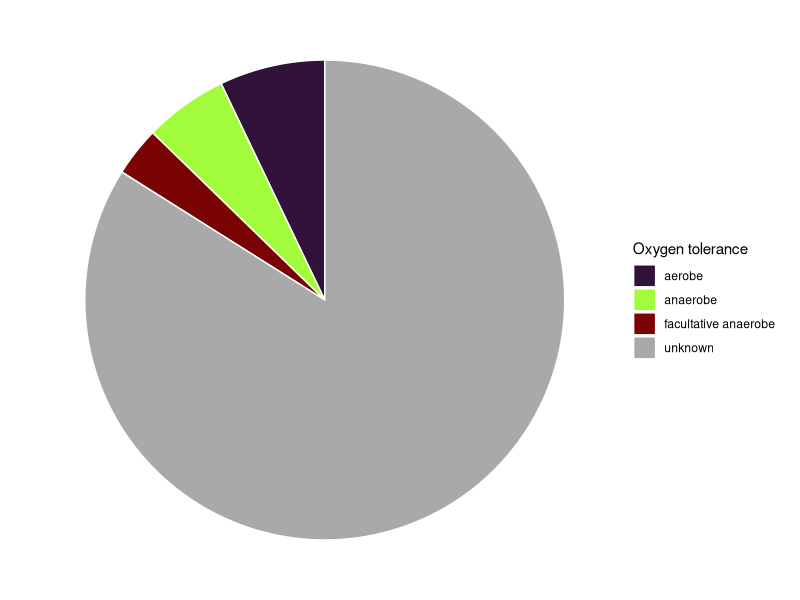
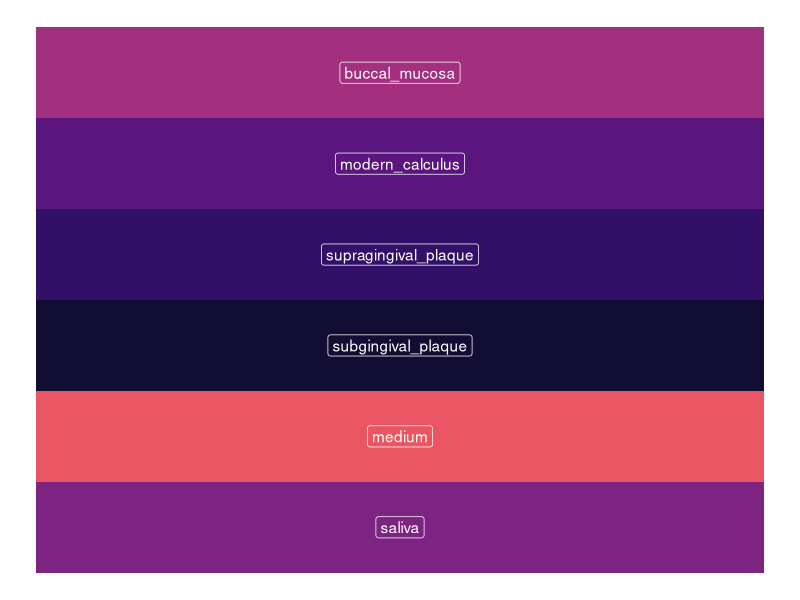
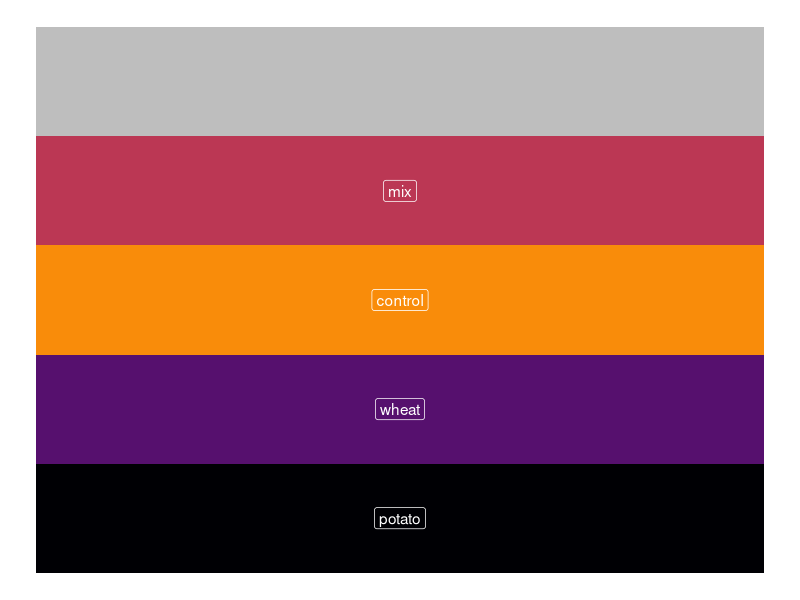
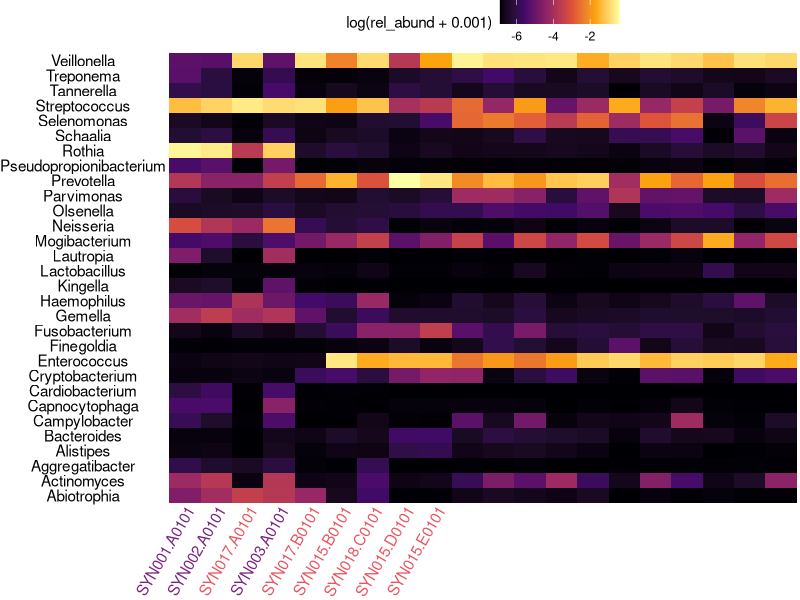
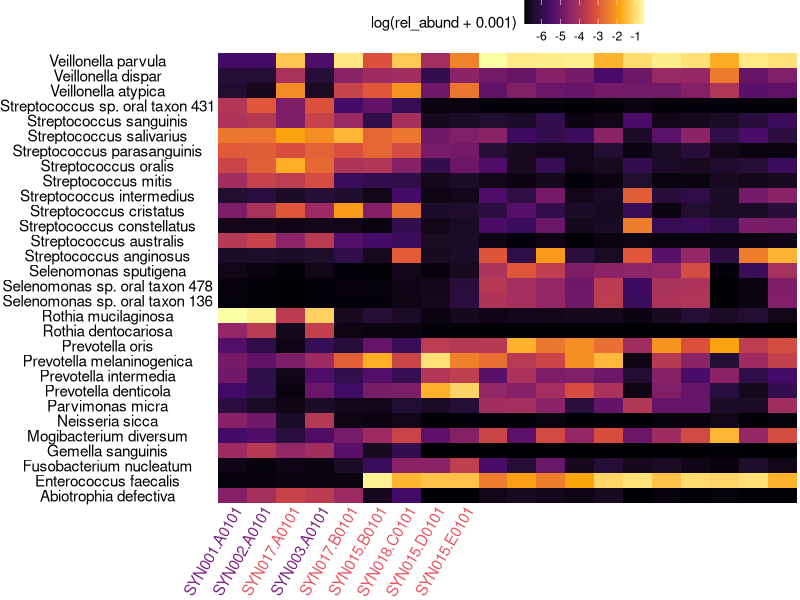
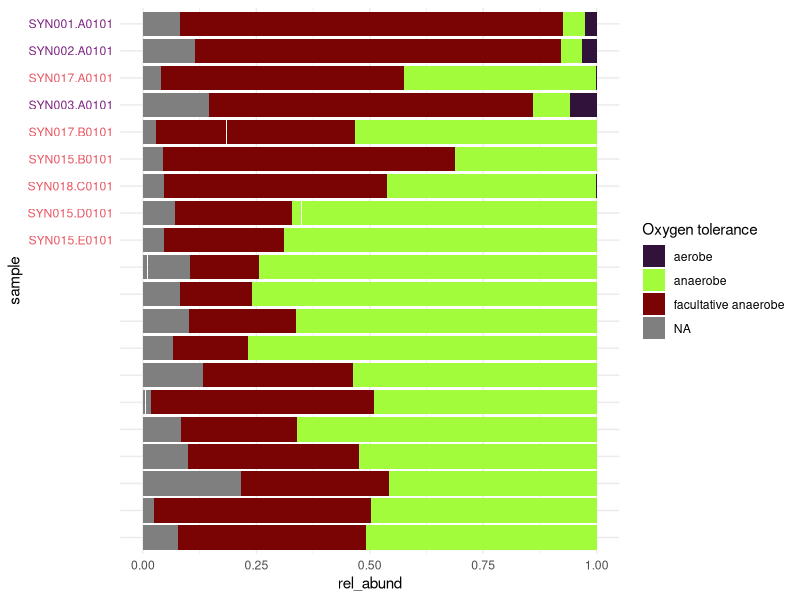
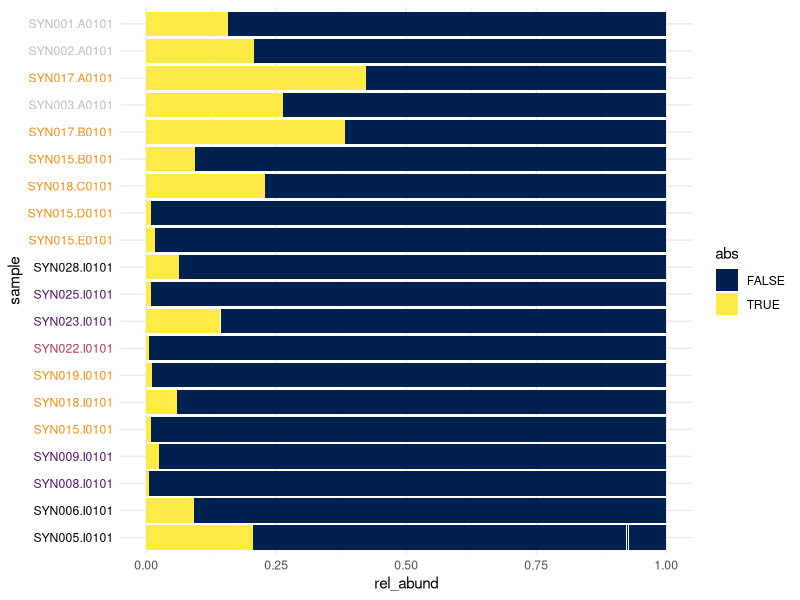
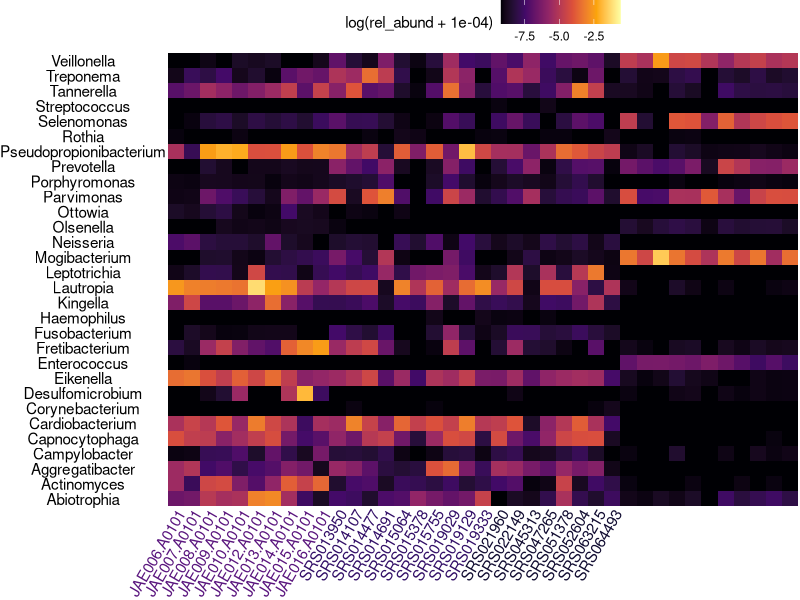

Write the R code that produced these figures, in order. (Note: this script raises an error after producing the figures.)
## ---- chunk 1
library(tidyverse)
library(here)
metadata <- readr::read_tsv(here("01-documentation/metadata.tsv"))
analysis_metadata <- readr::read_tsv(here("01-documentation/analysis-metadata.tsv"))
experiment_metadata <- readr::read_tsv(here("01-documentation/experiment-metadata.tsv")) %>%
  filter(`#SampleID` %in% analysis_metadata$`#SampleID`)
bac_properties <- readr::read_tsv(here("01-documentation/species-properties.tsv"))
otu_table_decontam <- readr::read_tsv(here("05-results/post-decontam_taxatable.tsv")) 

clr_compar_long <- readr::read_tsv(here("05-results/clr-compar.tsv")) %>%
  pivot_longer(-sample, values_to = "clr_count", names_to = "species")

clr_byoc_long <- readr::read_tsv(here("05-results/clr-byoc.tsv")) %>%
  pivot_longer(-sample, values_to = "clr_count", names_to = "species")

# object to order plots by sampling day
day_order <- experiment_metadata %>%
  #filter(`#SampleID` %in% analysis_metadata$`#SampleID`) %>%
  #filter(str_detect(`#SampleID`, "SYN")) %>% # only include samples from this study
  arrange(desc(day)) %>% # order by sampling day (ascending)
  .$`#SampleID` # isolate sample names

# my_pallette2 <- c(viridisLite::magma(n = length(top_genus_names)), "grey") 
# names(my_pallette2) <- levels(top_abundance_genus$top_genus)
# my_scale2 <- scale_fill_manual(name = "top_genus", values = my_pallette2)

treatment_colours <- viridisLite::inferno(n = length(unique(experiment_metadata$treatment))) # define pallette and number of colours
env_colours <- viridisLite::magma(n = length(unique(analysis_metadata$Env))) # define pallette and number of colours

experiment_colours <- experiment_metadata %>%
  arrange(desc(day)) %>% 
  mutate(treat_col = case_when(
           treatment == "potato" ~ treatment_colours[1],
           treatment == "wheat" ~ treatment_colours[2],
           treatment == "mix" ~ treatment_colours[3],
           treatment == "control" ~ treatment_colours[4],
           is.na(treatment) ~ "grey"),
         env_col = case_when(
           Env == "saliva" ~ env_colours[5],
           Env == "byoc_calculus" ~ env_colours[1],
           Env == "medium" ~ env_colours[8]
         ))
analysis_colours <- analysis_metadata %>%
  mutate(env_col = case_when(
    Env == "saliva" ~ env_colours[5],
    Env == "byoc_calculus" ~ env_colours[1],
    Env == "medium" ~ env_colours[8],
    Env == "buccal_mucosa" ~ env_colours[6],
    Env == "subgingival_plaque" ~ env_colours[2],
    Env == "supragingival_plaque" ~ env_colours[3],
    Env == "modern_calculus" ~ env_colours[4],
    Env == "vitro_biofilm" ~ env_colours[7]
         ))
## ---- chunk 2
# convert decontaminated taxatable to long format
otu_table_long <- otu_table_decontam %>%
  pivot_longer(
    cols = where(is.numeric),
    names_to = "sample",
    values_to = "count"
    ) %>%
  rename(species = `#OTU ID`) %>%
  mutate(genus = str_extract(species, "\\w+"))
## ---- chunk 3
species_abund_long <- otu_table_long %>%
  group_by(sample) %>%
  mutate(rel_abund = count / sum(count))

genus_abund_long <- species_abund_long %>%
  group_by(sample, genus) %>%
  summarise(
    count = sum(count),
    rel_abund = sum(rel_abund)
    )

# top 20 common genera in experiment
top_genus <- genus_abund_long %>%
  filter(str_detect(sample, "SYN")) %>% 
  ungroup() %>%
  arrange(desc(rel_abund)) %>%
  distinct(genus) %>%
  slice_head(n = 30) %>%
  left_join(genus_abund_long, by = "genus")

# top 20 species in experiment
top_species <- species_abund_long %>%
  filter(str_detect(sample, "SYN")) %>% 
  ungroup() %>%
  arrange(desc(rel_abund)) %>%
  distinct(species) %>%
  slice_head(n = 30) %>%
  left_join(species_abund_long, by = "species")
## ---- chunk 4
species_properties <- bac_properties %>%
  right_join(species_abund_long, by = "species") %>%
  mutate(abs = if_else(is.na(abs), FALSE, abs))
## ---- chunk 5
species_properties %>%
  distinct(species, .keep_all = T) %>% 
  count(`Oxygen tolerance`) %>%
  mutate(`Oxygen tolerance` = replace_na(`Oxygen tolerance`, "unknown")) %>%
  ggplot(aes(x = "", y = n, fill = `Oxygen tolerance`)) +
    geom_col(colour = "white") + 
    coord_polar(theta = "y") +
    theme_void() +
    scale_fill_manual(
      values = c(viridisLite::turbo(n = length(levels(as.factor(species_properties$`Oxygen tolerance`)))), "darkgrey"))
## ---- chunk 6
col_seq <- 1:length(levels(as.factor(analysis_colours$env_col)))
env_col <- na.omit(unique(analysis_colours$env_col))
env_label <- filter(
  analysis_colours,
  Env == "saliva" |
  Env == "byoc_calculus" |
  Env == "medium" |
  Env == "buccal_mucosa" |
  Env == "subgingival_plaque" |
  Env == "supragingival_plaque" |
  Env == "modern_calculus" |
    Env == "vitro_biofilm"
  ) %>%
  .$Env %>%
  unique()
qplot(y= col_seq, x = 1, fill=factor(col_seq), geom="tile") +
  scale_fill_manual(values = env_col) +
  geom_label(aes(label = env_label), col = "white") +
  theme_void() +
  theme(legend.position="none")
## ---- chunk 7
col_seq <- 1:length(levels(as.factor(experiment_colours$treat_col)))
qplot(y= col_seq, x = 1, fill=factor(col_seq), geom="tile") +
  scale_fill_manual(values = na.omit(unique(experiment_colours$treat_col))) +
  geom_label(aes(label = unique(experiment_colours$treatment)), col = "white") +
  theme_void() +
  theme(legend.position="none")
## ---- chunk 8
#genus_abund_long
top_genus %>% 
  filter(sample %in% experiment_metadata$`#SampleID`) %>%
  ggplot(aes(x = sample, y = genus, fill = log(rel_abund + 0.001))) +
    geom_tile() +
    theme_void() +
    scale_x_discrete(limits = rev(day_order)) + # reverse day_order vector
    #my_scale2 +
    theme(
      legend.position = "top",
      axis.text = element_text(),
      axis.text.x = element_text(
        angle = 60,
        hjust = 1,
        vjust = 1,
        colour = rev(experiment_colours$env_col)
        )
      ) +
    scale_fill_viridis_c(option = "B")
## ---- chunk 9
top_species %>% 
  filter(sample %in% experiment_metadata$`#SampleID`) %>%
  ggplot(aes(x = sample, y = species, fill = log(rel_abund + 0.001))) +
    geom_tile() +
    theme_void() +
    scale_x_discrete(limits = rev(day_order)) + # reverse day_order vector
    #my_scale2 +
    theme(
      legend.position = "top",
      axis.text = element_text(),
      axis.text.x = element_text(
        angle = 60,
        hjust = 1,
        vjust = 1,
        colour = rev(experiment_colours$env_col)
        )
      ) +
    scale_fill_viridis_c(option = "B")
## ---- chunk 10
no_match <- unique(filter(species_properties, is.na(`Oxygen tolerance`))$species) # which species had no match?
## ---- chunk 11
species_properties %>% 
  filter(sample %in% experiment_metadata$`#SampleID`) %>% 
  ggplot(aes(y = sample, x = rel_abund, fill = `Oxygen tolerance`)) +
    geom_col() +
    theme_minimal() +
    #theme(axis.text.x = element_text(angle = 90)) +
    scale_y_discrete(limits = day_order) +
    scale_fill_manual(
      values = viridisLite::turbo(n = length(levels(as.factor(species_properties$`Oxygen tolerance`))))) +
  theme(
    axis.text.y = element_text(colour = experiment_colours$env_col)
  )
## ---- chunk 12
species_properties %>% 
  filter(str_detect(sample, "SYN")) %>%#,
         #str_detect(sample, "SYN00[1-3]", negate = T)) %>% 
  ggplot(aes(y = sample, x = rel_abund, fill = abs)) +
    geom_col() +
    theme_minimal() +
    #theme(axis.text.x = element_text(angle = 90)) +
    scale_y_discrete(limits = day_order) +
    scale_fill_viridis_d(option = "E") +
    theme(
      axis.text.y = element_text(
        colour = experiment_colours %>%
          arrange(desc(day)) %>%
          .$treat_col))
## ---- chunk 13
experiment_metadata %>%
  dplyr::select(`#SampleID`, treatment)
## ---- chunk 14
genus_abund_long %>%
  filter(sample %in% filter(analysis_metadata, str_detect(Env, "calculus|plaque"))$`#SampleID`) %>% 
  ungroup() %>%
  arrange(desc(rel_abund)) %>%
  distinct(genus) %>%
  slice_head(n = 30) %>% # top 30 species across all samples
  left_join(species_abund_long, by = "genus") %>% # recombine with samples
  filter(sample %in% filter(analysis_metadata, str_detect(Env, "calculus|plaque"))$`#SampleID`) %>% #need to filter out samples again
  ggplot(aes(x = sample, y = genus, fill = log(rel_abund + 0.0001))) +
    geom_tile() +
    theme_void() +
    #my_scale2 +
    theme(
      legend.position = "top",
      axis.text = element_text(),
      axis.text.x = element_text(
        angle = 60,
        hjust = 1,
        vjust = 1,
        colour = filter(
            analysis_colours, str_detect(Env, "calculus|plaque")
            )$env_col %>%
          rev()
        )
      ) +
    scale_fill_viridis_c(option = "B")
## ---- chunk 15
# centered log-ratio transformed counts
clr_compar_long %>%
  filter(species %in% pca_loadings$species[1:50]) %>%
  ggplot(aes(x = sample, y = species, fill = clr_count)) +
    geom_tile() +
    scale_fill_viridis_c() +
    theme(
      axis.title.x = element_blank(),
      axis.text.x = element_text(
        angle = 90, size = 6, colour = analysis_colours %>%
          #filter(str_detect(Env, "calculus|plaque")) %>%
          arrange(Env) %>%
          .$env_col %>%
          na.omit() %>%
          rev()
      )
      )

# relative abundance
species_abund_long %>%
  filter(sample %in% filter(analysis_metadata, str_detect(Env, "calculus|plaque"))$`#SampleID`) %>% 
  ungroup() %>%
  arrange(desc(rel_abund)) %>%
  distinct(species) %>%
  slice_head(n = 30) %>% # top 30 species across all samples
  left_join(species_abund_long, by = "species") %>% # recombine with samples
  filter(sample %in% filter(analysis_metadata, str_detect(Env, "calculus|plaque"))$`#SampleID`) %>% #need to filter out samples again
  ggplot(aes(x = sample, y = species, fill = log(rel_abund + 0.001))) +
    geom_tile() +
    theme_void() +
    #my_scale2 +
    theme(
      legend.position = "top",
      axis.text = element_text(),
      axis.text.x = element_text(
        angle = 60,
        hjust = 1,
        vjust = 1,
        colour = filter(
            analysis_colours, str_detect(Env, "calculus|plaque")
            )$env_col
        )
      ) +
    scale_fill_viridis_c(option = "B")
## ---- chunk 16
clr_compar_long %>%
  filter(str_detect(species, "Streptococcus")) %>% 
  ggplot(aes(x = sample, y = species, fill = clr_count)) +
    geom_tile() +
    scale_fill_viridis_c(option = "C") +
    theme(axis.text.x = element_text(angle = 90, size = 6))

## ---- chunk 17
species_properties %>% 
  filter(sample %in% filter(analysis_metadata, str_detect(Env, "calculus|plaque"))$`#SampleID`) %>% 
  #mutate(`Oxygen tolerance` = forcats::fct_explicit_na(`Oxygen tolerance`)) %>%
  ggplot(aes(y = sample, x = rel_abund, fill = `Oxygen tolerance`)) +
    geom_col() +
    theme_minimal() +
    #scale_fill_viridis_d(option = "H") +
    scale_fill_manual(
      values = viridisLite::turbo(n = length(levels(as.factor(species_properties$`Oxygen tolerance`))))) +
  theme(
    axis.text.y = element_text(
        colour = analysis_colours %>%
          filter(str_detect(Env, "calculus|plaque")) %>%
          #arrange(desc(day)) %>%
          .$env_col %>%
      rev()
    )
  )
## ---- chunk 18
species_properties %>% 
  filter(sample %in% filter(analysis_metadata, str_detect(Env, "calculus|plaque"))$`#SampleID`) %>% 
  ggplot(aes(y = sample, x = rel_abund, fill = abs)) +
    geom_col() +
    theme_minimal() +
    scale_fill_viridis_d(option = "E")
    #theme(axis.text.x = element_text(angle = 90)) +
